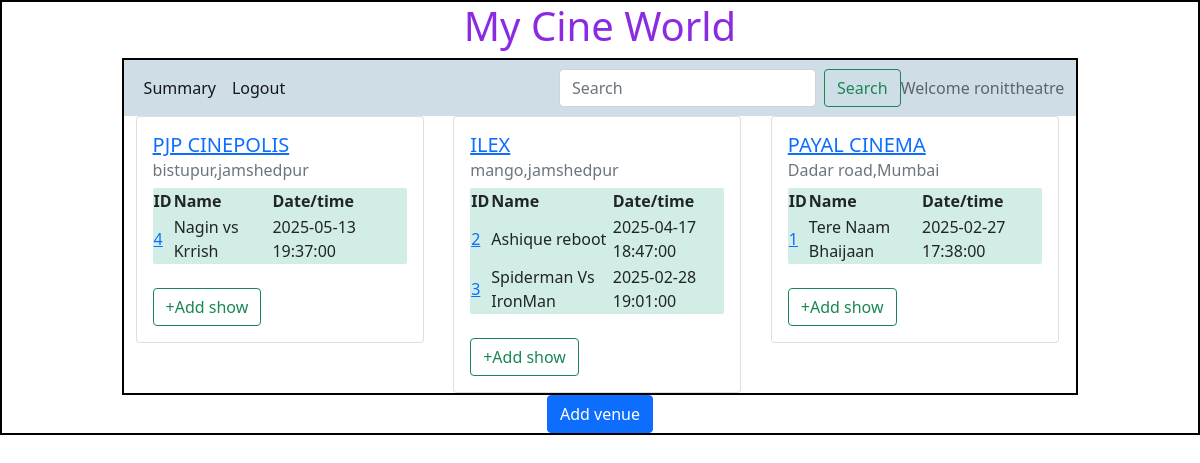
Page /admin/ronittheatre on the earlier database version.
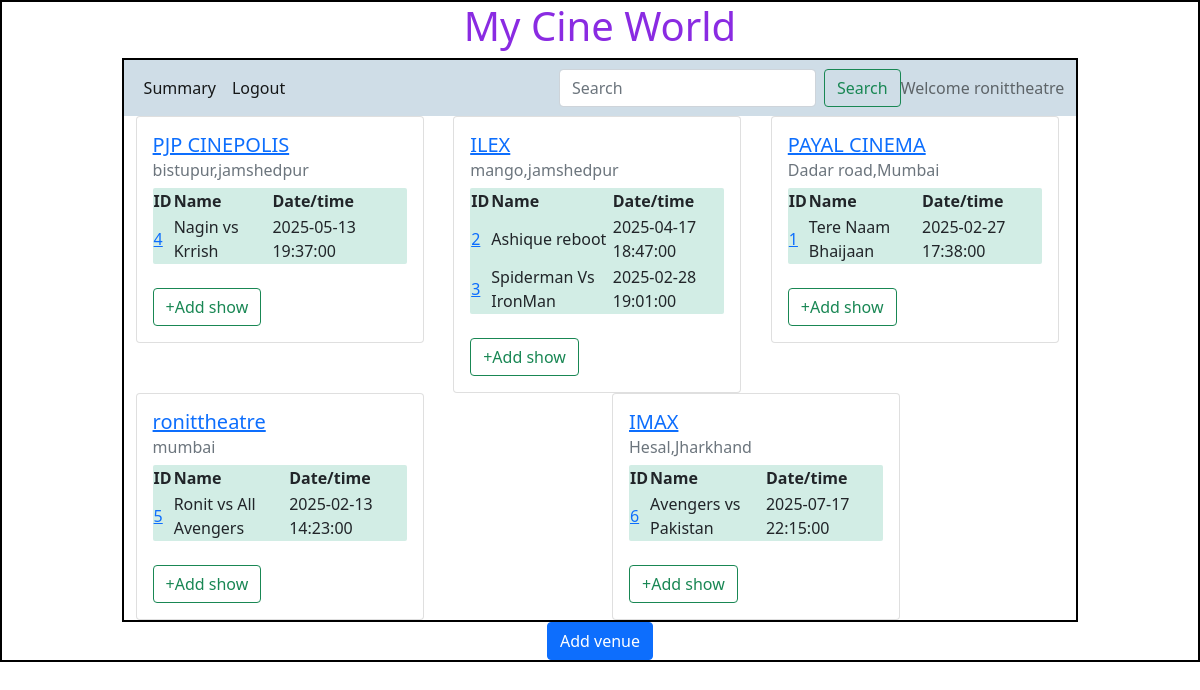
Same page on the later database version.
### backend/models.py (models this page shows)
class Theatre(db.Model):
    __tablename__="theatre"
    id=db.Column(db.Integer,primary_key=True)
    name=db.Column(db.String,nullable=False)
    location=db.Column(db.String,nullable=False)
    pin_code=db.Column(db.Integer,nullable=False)
    capacity=db.Column(db.Integer,nullable=False)
    show=db.relationship("Show",cascade="all,delete",backref="theatre",lazy=True) #theater can acess all of his show

class Show(db.Model):
    __tablename__="show"
    id=db.Column(db.Integer,primary_key=True)
    name=db.Column(db.String,nullable=False)
    tags=db.Column(db.String,nullable=False)
    rating=db.Column(db.Integer,default=0)
    ticket_price=db.Column(db.Float,default=0.0)
    date_time=db.Column(db.DateTime,nullable=False)
    theatre_id=db.Column(db.Integer,db.ForeignKey("theatre.id"),nullable=False)
    tickets=db.relationship("Ticket",cascade="all,delete",backref="show",lazy=True)#show can access all of his tickets

### backend/controller.py (the view)
@app.route("/admin/<name>")
def admin_dashboard(name):
    theatres =get_theatres()
    return render_template("admin_dashboard.html",name=name,theatres=theatres)

### backend/controller.py (called while the page is built)
def get_theatres():
    theatres=Theatre.query.all()
    return theatres

### templates/admin_dashboard.html (shortened to what this page needs)
<!DOCTYPE html>
<html lang="en">
<head>
    <link rel="stylesheet" href="/static/styles/style.css">
    <link href="https://cdn.jsdelivr.net/npm/bootstrap@5.0.2/dist/css/bootstrap.min.css" rel="stylesheet">
</head>
<body>
    <div id="container">
      <h1 id="heading">My Cine World</h1>
        <div id="panel">
          <nav class="navbar navbar-expand-lg navbar-light" style="background-color: #cfdde7;" >
            <div class="container-fluid">
              <div  class="collapse navbar-collapse" id="navbarText">
                <ul class="navbar-nav me-auto mb-2 mb-lg-0">
                  <li class="nav-item">
                    <a class="nav-link active" aria-current="page" href="#">Summary</a>
                  </li>
                  <li class="nav-item">
                    <a class="nav-link active" href="/login">Logout</a>
                  </li>
                </ul>
                <form class="d-flex" method="POST" action="/search/{{name}}">
                  <input class="form-control me-2" type="search" placeholder="Search" aria-label="Search" name="search_txt" id="search_txt">
                  <button class="btn btn-outline-success" type="submit">Search</button>
                </form>
                <span class="navbar-text">
                  Welcome {{name}}
                </span>
              </div>
            </div>
          </nav>
     <div class="container">
      {%if theatres%}
      <div class="row">
        {%for theatre in theatres%}
        <div class="col">
          <div class="card" style="width: 18rem;">
              <div class="card-body">
                <div id="theatre-name"><h5 class="card-title"><a href="#">{{theatre.name}}</a></h5></div>
                <h6 class="card-subtitle mb-2 text-muted">{{theatre.location}}</h6>
                {%if theatre.show%}
                <table id="show-table">
                  <tr>
                    <th>ID</th>
                    <th>Name</th>
                    <th>Date/time</th>
                  </tr>
                  {%for show in theatre.show%}
                  <tr>
                    <td><a href="#">{{show.id}}</a></td>
                    <td>{{show.name}}</td>
                    <td>{{show.date_time}}</td>
                  </tr>
                  {%endfor%}
                </table>
                {%else%}
                <p>No show here</p>
                {%endif%}
                <br>
                <a href="/show/{{theatre.id}}/{{name}}" type="button" class="btn btn-outline-success">+Add show</a>
              </div>
            </div>
        </div>
        {%endfor%}
      </div>
      {%else%}
      <h3>No Venue available</h3>
      {%endif%}
    </div>
        </div>
        <div class="d-flex justify-content-md-center">
          <a href="/venue/{{name}}" type="button"  class="btn btn-primary  d-flex justify-content-center">Add venue</a>
        </div>
    </div>
</body>
</html>

Differences in the rows shown:
added Theatre: name "ronittheatre", location "mumbai"
added Show: id "5", name "Ronit vs All Avengers", date_time "2025-02-13 14:23:00", shown under "ronittheatre"
added Theatre: name "IMAX", location "Hesal,Jharkhand"
added Show: id "6", name "Avengers vs Pakistan", date_time "2025-07-17 22:15:00", shown under "IMAX"
Other differences:
{{ name }}: "ronittheatre" → (not shown)
